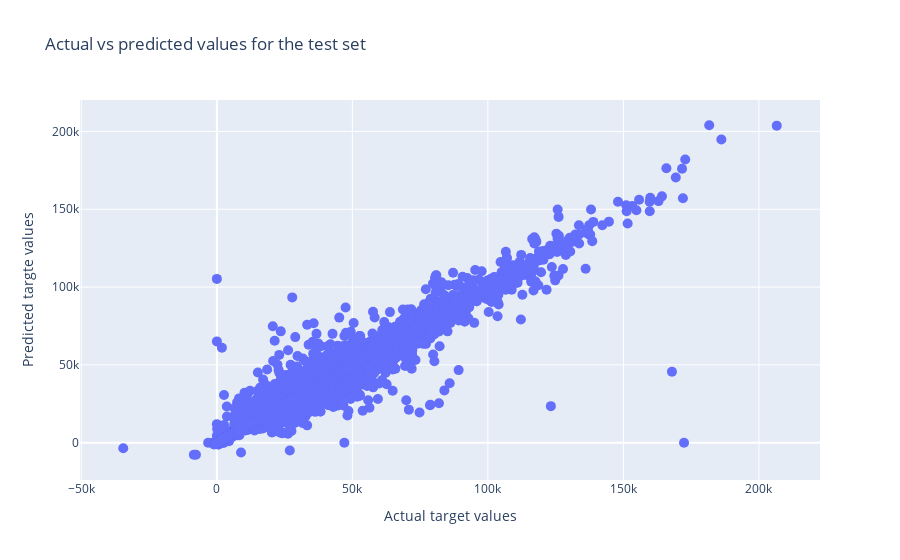

The cell this chart's notebook holds for it:
### Markdown cell above
Por fim montamos um gráfico para visualizar melhor quais foram as predições do modelo em comparação com os valores reais que ele deveria ter obtido

### Code cell
go.Figure(
    go.Scatter(
        x=y_test,
        y=y_reg_pred,
        mode='markers',
        marker={
            'size':10
        }
    )
).update_layout(
    title='Actual vs predicted values for the test set',
    xaxis={'title':'Actual target values'},
    yaxis={'title':'Predicted targte values'}
)

### Figure 1 — Plotly figure (JSON) as saved in the notebook; plotly's stock layout.template omitted (floating-point values rounded to 4 significant figures; data arrays with more than 128 entries replaced by an {"elided": "..."} marker saying what was removed)
{"data": [{"marker": {"size": 10}, "mode": "markers", "type": "scatter", "x": {"elided": "31793 float values"}, "y": {"elided": "31793 float values"}}], "layout": {"title": {"text": "Actual vs predicted values for the test set"}, "xaxis": {"title": {"text": "Actual target values"}}, "yaxis": {"title": {"text": "Predicted targte values"}}}}
